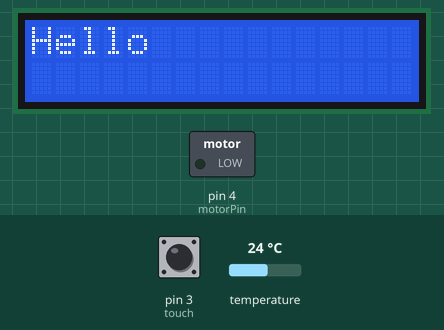
The sketch below on a simulated Arduino Uno, built with avr-gcc and run on an emulated ATmega328P. Parts: 16×2 character LCD, switched loads named in the sketch (green lamp = pin HIGH). The test bench sets the inputs (shaded band); at power-on: temperature 24 °C, pin 3 (touch) HIGH. What the sketch prints to the serial monitor is not drawn.

Above: at 1.1 s.
At 2.2 s:
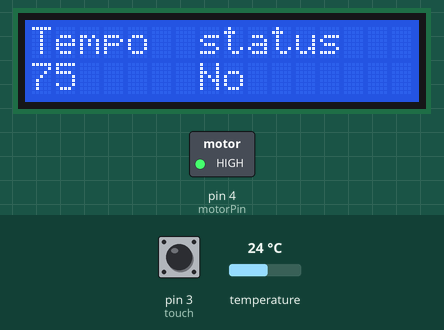
2.3 s: temperature set to 12 °C
At 7.3 s:
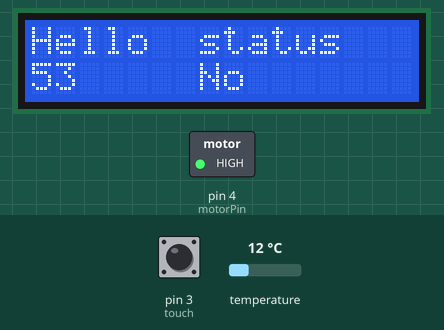
9.9 s: temperature set to 19 °C
At 11.4 s:
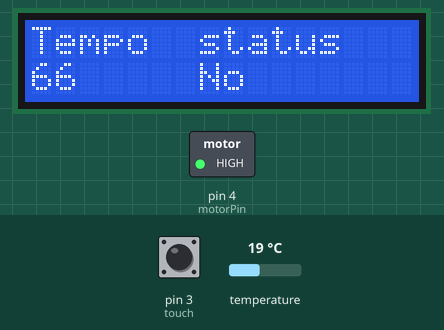
13.7 s: temperature set to 28 °C
At 16.8 s:
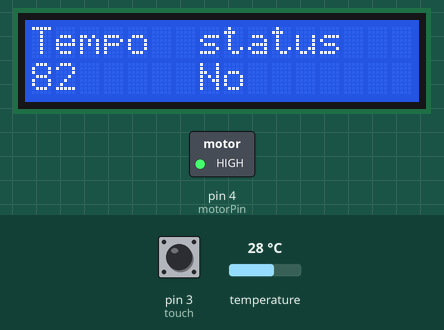
Timing chart, 0 to 18.3 s (numbered marks = the images above; inputs shaded):
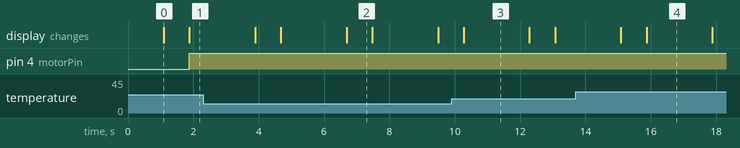

Measured:
- after the input at 2.3 s, the display: first differs from a run without the input after 2.4 s (image 2 shows a later state)
- after the input at 9.9 s, the display: changes after 0.38 s (image 3)
- after the input at 13.7 s, the display: first differs from a run without the input after 2.2 s (image 4)
- what the display in image 0 shows lasts 0.8 s, from 1.1 s to 1.9 s
- what the display in image 3 shows lasts 2.0 s, from 10.3 s to 12.3 s

The sketch:

VARICOSE_VEINS_DISEASE_DETECTION.ino
```cpp
#include <OneWire.h>
#include <DallasTemperature.h>
#include<Wire.h>
#include <LiquidCrystal_I2C.h>
LiquidCrystal_I2C lcd(0x27, 16, 2);
#define ONE_WIRE_BUS 2
#define touch 3


#define motorPin 4

OneWire oneWire(ONE_WIRE_BUS);
DallasTemperature sensors(&oneWire);

float temp1;
int temp2,count=0;
String data;


void setup() {
  Serial.begin(19200);
  Serial.println("Dallas Temperature IC Control Library Demo");
  sensors.begin();
  lcd.begin();
  lcd.backlight();
  lcd.clear();

  delay(1000);
  pinMode(touch, INPUT_PULLUP);
  pinMode(motorPin, OUTPUT);


}

void loop() {
  lcd.setCursor(0,0);
  lcd.print("Hello");
count=0;
data=" ";

Serial.print(" Requesting temperatures...");
sensors.requestTemperatures(); // Send the command to get temperature readings
Serial.println("DONE");
Serial.print("Temperature 1: ");

temp1 = sensors.getTempCByIndex(0);
temp2 = sensors.getTempFByIndex(0);
//Serial.println(temp1);
Serial.println(temp2);
lcd.setCursor(0,0);
lcd.print("Temp");
lcd.setCursor(0,1);
lcd.print(temp2);


while (Serial.available() > 0)
  {
    char c = Serial.read();
    // Serial.print(c);
    if (c == '*')
    {
      while (Serial.available() > 0)
      {
        char t = Serial.read();
        if (count == 3)
        {
          break;
        }
        if (t == '#') {
          break;
        }
        data += t;
        count++;
      }
    }
  }
  Serial.println(data);

  const char* tempD = data.c_str();
  int Rtemp=atoi(tempD);
 int data1= temp2-Rtemp;


int touch_value = digitalRead(touch);
Serial.print(touch_value);


  if (data1>2)
  {
    digitalWrite(motorPin, HIGH); //vibrate
    lcd.setCursor(7,0);
    lcd.print("status");
    lcd.setCursor(7,1);
    lcd.print("No");
    delay(1000);
  }
  else
  {
  digitalWrite(motorPin, LOW); //vibrate
  lcd.setCursor(4,0);
  lcd.clear();
    lcd.print("status");
    lcd.setCursor(4,1);
    lcd.print("Yes");
    delay(1000);
  }


  delay(1000);
}
```
